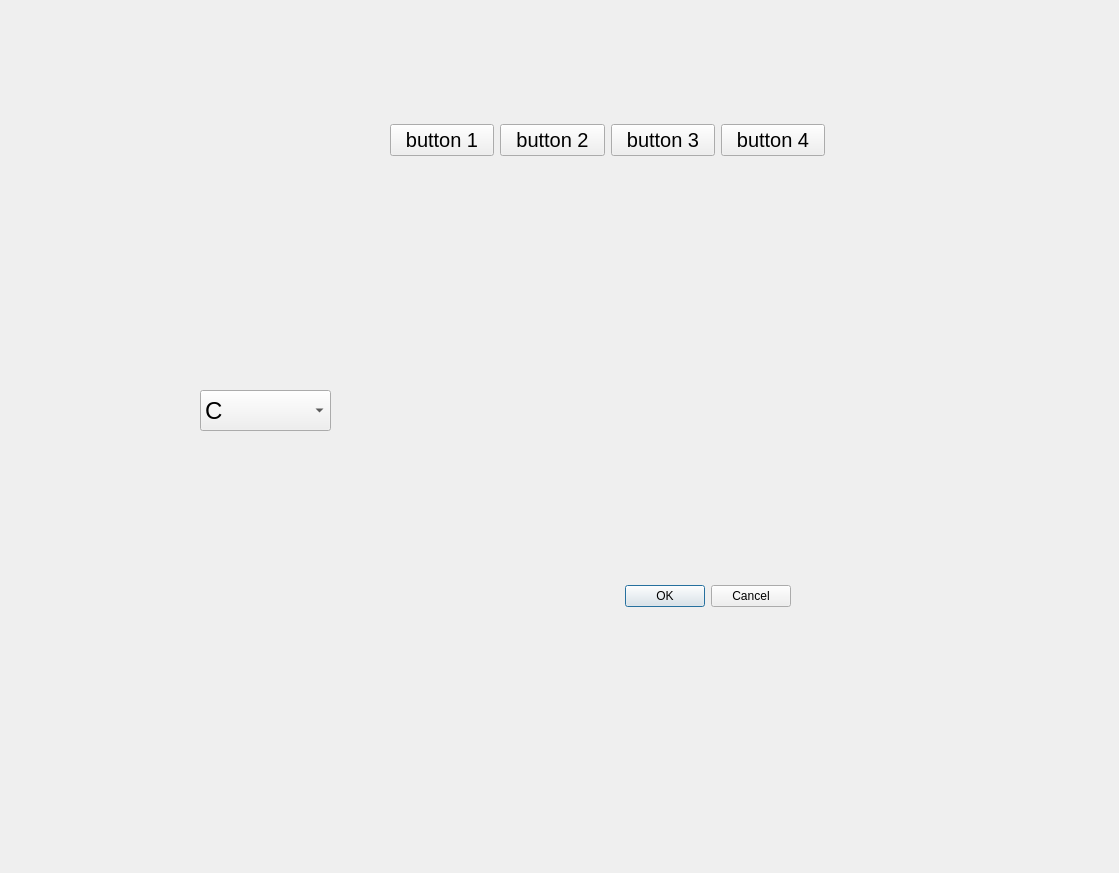
<?xml version="1.0" encoding="UTF-8"?>
<ui version="4.0">
 <class>Dialog</class>
 <widget class="QDialog" name="Dialog">
  <property name="geometry">
   <rect>
    <x>0</x>
    <y>0</y>
    <width>1119</width>
    <height>873</height>
   </rect>
  </property>
  <property name="windowTitle">
   <string>Dialog</string>
  </property>
  <widget class="QDialogButtonBox" name="buttonBox">
   <property name="geometry">
    <rect>
     <x>450</x>
     <y>580</y>
     <width>341</width>
     <height>32</height>
    </rect>
   </property>
   <property name="orientation">
    <enum>Qt::Horizontal</enum>
   </property>
   <property name="standardButtons">
    <set>QDialogButtonBox::Cancel|QDialogButtonBox::Ok</set>
   </property>
  </widget>
  <widget class="QComboBox" name="comboBox">
   <property name="geometry">
    <rect>
     <x>200</x>
     <y>390</y>
     <width>131</width>
     <height>41</height>
    </rect>
   </property>
   <property name="font">
    <font>
     <pointsize>18</pointsize>
    </font>
   </property>
   <item>
    <property name="text">
     <string>C</string>
    </property>
   </item>
   <item>
    <property name="text">
     <string>C++</string>
    </property>
   </item>
   <item>
    <property name="text">
     <string>Python</string>
    </property>
   </item>
   <item>
    <property name="text">
     <string>Fortran</string>
    </property>
   </item>
   <item>
    <property name="text">
     <string>Java</string>
    </property>
   </item>
  </widget>
  <widget class="QWidget" name="horizontalLayoutWidget">
   <property name="geometry">
    <rect>
     <x>390</x>
     <y>100</y>
     <width>435</width>
     <height>80</height>
    </rect>
   </property>
   <layout class="QHBoxLayout" name="horizontalLayout">
    <item>
     <widget class="QPushButton" name="pushButton">
      <property name="font">
       <font>
        <pointsize>15</pointsize>
       </font>
      </property>
      <property name="text">
       <string>button 1</string>
      </property>
      <property name="default">
       <bool>false</bool>
      </property>
     </widget>
    </item>
    <item>
     <widget class="QPushButton" name="pushButton_2">
      <property name="font">
       <font>
        <pointsize>15</pointsize>
       </font>
      </property>
      <property name="text">
       <string>button 2</string>
      </property>
      <property name="default">
       <bool>false</bool>
      </property>
     </widget>
    </item>
    <item>
     <widget class="QPushButton" name="pushButton_3">
      <property name="font">
       <font>
        <pointsize>15</pointsize>
       </font>
      </property>
      <property name="text">
       <string>button 3</string>
      </property>
      <property name="default">
       <bool>false</bool>
      </property>
     </widget>
    </item>
    <item>
     <widget class="QPushButton" name="pushButton_4">
      <property name="font">
       <font>
        <pointsize>15</pointsize>
       </font>
      </property>
      <property name="text">
       <string>button 4</string>
      </property>
      <property name="default">
       <bool>false</bool>
      </property>
     </widget>
    </item>
   </layout>
  </widget>
 </widget>
 <resources/>
 <connections>
  <connection>
   <sender>buttonBox</sender>
   <signal>accepted()</signal>
   <receiver>Dialog</receiver>
   <slot>accept()</slot>
   <hints>
    <hint type="sourcelabel">
     <x>248</x>
     <y>254</y>
    </hint>
    <hint type="destinationlabel">
     <x>157</x>
     <y>274</y>
    </hint>
   </hints>
  </connection>
  <connection>
   <sender>buttonBox</sender>
   <signal>rejected()</signal>
   <receiver>Dialog</receiver>
   <slot>reject()</slot>
   <hints>
    <hint type="sourcelabel">
     <x>316</x>
     <y>260</y>
    </hint>
    <hint type="destinationlabel">
     <x>286</x>
     <y>274</y>
    </hint>
   </hints>
  </connection>
 </connections>
</ui>
